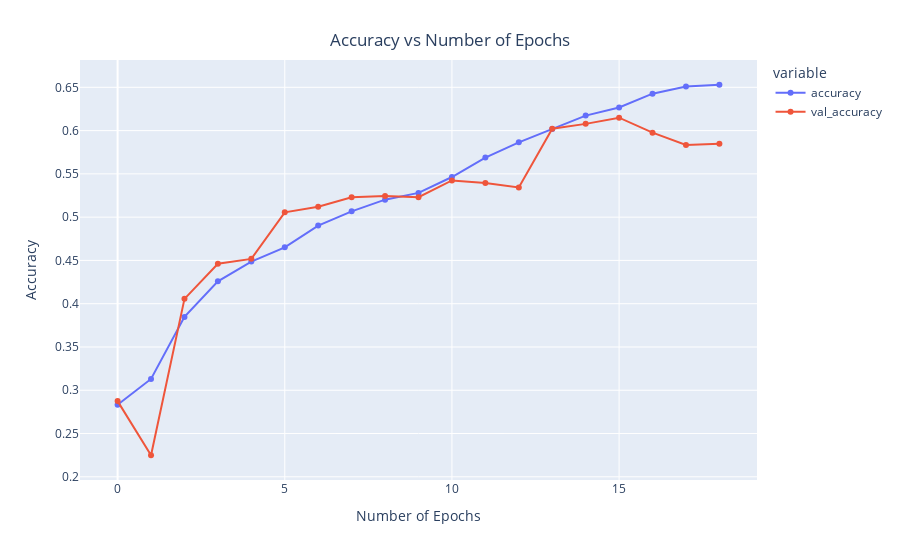

The notebook cell saved with this chart:
### Markdown cell above
## Training plots

### Code cell
x = px.line(data_frame= history , y= ["accuracy" , "val_accuracy"] , markers = True )
x.update_xaxes(title="Number of Epochs")
x.update_yaxes(title = "Accuracy")
x.update_layout(showlegend = True,
    title = {
        'text': 'Accuracy vs Number of Epochs',
        'y':0.94,
        'x':0.5,
        'xanchor': 'center',
        'yanchor': 'top'})
x.show()

### Figure 1 — Plotly figure (JSON) as saved in the notebook; plotly's stock layout.template omitted (floating-point values rounded to 4 significant figures)
{"data": [{"hovertemplate": "variable=accuracy<br>index=%{x}<br>value=%{y}<extra></extra>", "legendgroup": "accuracy", "line": {"color": "#636efa", "dash": "solid"}, "marker": {"symbol": "circle"}, "mode": "lines+markers", "name": "accuracy", "orientation": "v", "showlegend": true, "type": "scatter", "x": [0, 1, 2, 3, 4, 5, 6, 7, 8, 9, 10, 11, 12, 13, 14, 15, 16, 17, 18], "xaxis": "x", "y": [0.2833, 0.3131, 0.3848, 0.4259, 0.4487, 0.4651, 0.4903, 0.5067, 0.5202, 0.528, 0.5464, 0.5689, 0.5864, 0.602, 0.6173, 0.6267, 0.6427, 0.6508, 0.653], "yaxis": "y"}, {"hovertemplate": "variable=val_accuracy<br>index=%{x}<br>value=%{y}<extra></extra>", "legendgroup": "val_accuracy", "line": {"color": "#EF553B", "dash": "solid"}, "marker": {"symbol": "circle"}, "mode": "lines+markers", "name": "val_accuracy", "orientation": "v", "showlegend": true, "type": "scatter", "x": [0, 1, 2, 3, 4, 5, 6, 7, 8, 9, 10, 11, 12, 13, 14, 15, 16, 17, 18], "xaxis": "x", "y": [0.2875, 0.2249, 0.4056, 0.4462, 0.4518, 0.5056, 0.512, 0.5229, 0.5245, 0.5231, 0.5424, 0.5394, 0.5343, 0.6022, 0.6078, 0.6149, 0.5976, 0.5835, 0.5849], "yaxis": "y"}], "layout": {"legend": {"title": {"text": "variable"}, "tracegroupgap": 0}, "margin": {"t": 60}, "showlegend": true, "title": {"text": "Accuracy vs Number of Epochs", "x": 0.5, "xanchor": "center", "y": 0.94, "yanchor": "top"}, "xaxis": {"anchor": "y", "domain": [0, 1], "title": {"text": "Number of Epochs"}}, "yaxis": {"anchor": "x", "domain": [0, 1], "title": {"text": "Accuracy"}}}}
